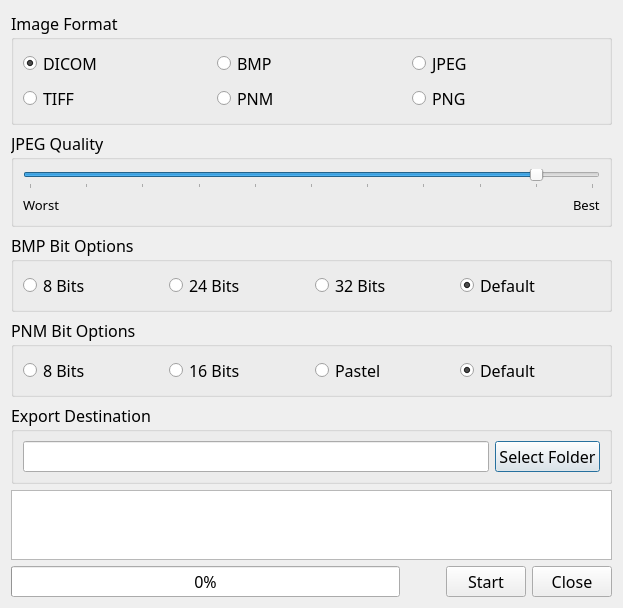
<?xml version="1.0" encoding="UTF-8"?>
<ui version="4.0">
 <class>ExportImageDialog</class>
 <widget class="QDialog" name="ExportImageDialog">
  <property name="geometry">
   <rect>
    <x>0</x>
    <y>0</y>
    <width>623</width>
    <height>548</height>
   </rect>
  </property>
  <property name="minimumSize">
   <size>
    <width>0</width>
    <height>0</height>
   </size>
  </property>
  <property name="font">
   <font>
    <family>微软雅黑</family>
    <pointsize>12</pointsize>
    <weight>50</weight>
    <bold>false</bold>
   </font>
  </property>
  <property name="windowTitle">
   <string>Export Images</string>
  </property>
  <layout class="QVBoxLayout" name="verticalLayout_2">
   <property name="sizeConstraint">
    <enum>QLayout::SetDefaultConstraint</enum>
   </property>
   <item>
    <widget class="QGroupBox" name="groupBox">
     <property name="title">
      <string>Image Format</string>
     </property>
     <layout class="QGridLayout" name="gridLayout">
      <item row="0" column="0">
       <widget class="QRadioButton" name="dicomRadio">
        <property name="text">
         <string>DICOM</string>
        </property>
        <property name="checked">
         <bool>true</bool>
        </property>
       </widget>
      </item>
      <item row="0" column="1">
       <widget class="QRadioButton" name="bmpRadio">
        <property name="text">
         <string>BMP</string>
        </property>
       </widget>
      </item>
      <item row="1" column="0">
       <widget class="QRadioButton" name="tiffRadio">
        <property name="text">
         <string>TIFF</string>
        </property>
       </widget>
      </item>
      <item row="0" column="2">
       <widget class="QRadioButton" name="jpegRadio">
        <property name="text">
         <string>JPEG</string>
        </property>
        <property name="checked">
         <bool>false</bool>
        </property>
       </widget>
      </item>
      <item row="1" column="1">
       <widget class="QRadioButton" name="pnmRadio">
        <property name="text">
         <string>PNM</string>
        </property>
       </widget>
      </item>
      <item row="1" column="2">
       <widget class="QRadioButton" name="pngRadio">
        <property name="text">
         <string>PNG</string>
        </property>
       </widget>
      </item>
     </layout>
    </widget>
   </item>
   <item>
    <widget class="QGroupBox" name="jpegGroup">
     <property name="title">
      <string>JPEG Quality</string>
     </property>
     <layout class="QVBoxLayout" name="verticalLayout" stretch="1,0">
      <item>
       <widget class="QSlider" name="jpegQualitySlider">
        <property name="sizePolicy">
         <sizepolicy hsizetype="Expanding" vsizetype="Preferred">
          <horstretch>0</horstretch>
          <verstretch>0</verstretch>
         </sizepolicy>
        </property>
        <property name="maximum">
         <number>100</number>
        </property>
        <property name="singleStep">
         <number>10</number>
        </property>
        <property name="pageStep">
         <number>20</number>
        </property>
        <property name="value">
         <number>90</number>
        </property>
        <property name="orientation">
         <enum>Qt::Horizontal</enum>
        </property>
        <property name="invertedAppearance">
         <bool>false</bool>
        </property>
        <property name="invertedControls">
         <bool>false</bool>
        </property>
        <property name="tickPosition">
         <enum>QSlider::TicksBelow</enum>
        </property>
        <property name="tickInterval">
         <number>10</number>
        </property>
       </widget>
      </item>
      <item>
       <layout class="QHBoxLayout" name="horizontalLayout_3">
        <item>
         <widget class="QLabel" name="label">
          <property name="font">
           <font>
            <pointsize>10</pointsize>
           </font>
          </property>
          <property name="text">
           <string>Worst</string>
          </property>
         </widget>
        </item>
        <item>
         <spacer name="horizontalSpacer">
          <property name="orientation">
           <enum>Qt::Horizontal</enum>
          </property>
          <property name="sizeHint" stdset="0">
           <size>
            <width>40</width>
            <height>20</height>
           </size>
          </property>
         </spacer>
        </item>
        <item>
         <widget class="QLabel" name="label_2">
          <property name="font">
           <font>
            <pointsize>10</pointsize>
           </font>
          </property>
          <property name="text">
           <string>Best</string>
          </property>
         </widget>
        </item>
       </layout>
      </item>
     </layout>
    </widget>
   </item>
   <item>
    <widget class="QGroupBox" name="bmpGroup">
     <property name="minimumSize">
      <size>
       <width>0</width>
       <height>0</height>
      </size>
     </property>
     <property name="title">
      <string>BMP Bit Options</string>
     </property>
     <layout class="QHBoxLayout" name="horizontalLayout">
      <item>
       <widget class="QRadioButton" name="bmp8BitRadio">
        <property name="text">
         <string>8 Bits</string>
        </property>
       </widget>
      </item>
      <item>
       <widget class="QRadioButton" name="bmp24BitRadio">
        <property name="text">
         <string>24 Bits</string>
        </property>
       </widget>
      </item>
      <item>
       <widget class="QRadioButton" name="bmp32BitRadio">
        <property name="text">
         <string>32 Bits</string>
        </property>
       </widget>
      </item>
      <item>
       <widget class="QRadioButton" name="bmpDefaultRadio">
        <property name="text">
         <string>Default</string>
        </property>
        <property name="checked">
         <bool>true</bool>
        </property>
       </widget>
      </item>
     </layout>
    </widget>
   </item>
   <item>
    <widget class="QGroupBox" name="pnmGroup">
     <property name="minimumSize">
      <size>
       <width>0</width>
       <height>0</height>
      </size>
     </property>
     <property name="title">
      <string>PNM Bit Options</string>
     </property>
     <layout class="QHBoxLayout" name="horizontalLayout_2">
      <item>
       <widget class="QRadioButton" name="pnm8BitRadio">
        <property name="text">
         <string>8 Bits</string>
        </property>
       </widget>
      </item>
      <item>
       <widget class="QRadioButton" name="pnm16BitRadio">
        <property name="text">
         <string>16 Bits</string>
        </property>
       </widget>
      </item>
      <item>
       <widget class="QRadioButton" name="pnmPastelRadio">
        <property name="text">
         <string>Pastel</string>
        </property>
       </widget>
      </item>
      <item>
       <widget class="QRadioButton" name="pnmDefaultRadio">
        <property name="text">
         <string>Default</string>
        </property>
        <property name="checked">
         <bool>true</bool>
        </property>
       </widget>
      </item>
     </layout>
    </widget>
   </item>
   <item>
    <widget class="QGroupBox" name="groupBox_4">
     <property name="title">
      <string>Export Destination</string>
     </property>
     <layout class="QHBoxLayout" name="horizontalLayout_4">
      <item>
       <widget class="QLineEdit" name="exportDestEdit">
        <property name="minimumSize">
         <size>
          <width>260</width>
          <height>0</height>
         </size>
        </property>
        <property name="readOnly">
         <bool>true</bool>
        </property>
       </widget>
      </item>
      <item>
       <widget class="QPushButton" name="selectFolderButton">
        <property name="text">
         <string>Select Folder</string>
        </property>
       </widget>
      </item>
     </layout>
    </widget>
   </item>
   <item>
    <widget class="QTextBrowser" name="textBrowser"/>
   </item>
   <item>
    <layout class="QHBoxLayout" name="horizontalLayout_5" stretch="1,0,0,0">
     <item>
      <widget class="QProgressBar" name="progressBar">
       <property name="value">
        <number>0</number>
       </property>
       <property name="alignment">
        <set>Qt::AlignCenter</set>
       </property>
       <property name="textDirection">
        <enum>QProgressBar::TopToBottom</enum>
       </property>
      </widget>
     </item>
     <item>
      <spacer name="horizontalSpacer_2">
       <property name="orientation">
        <enum>Qt::Horizontal</enum>
       </property>
       <property name="sizeHint" stdset="0">
        <size>
         <width>40</width>
         <height>20</height>
        </size>
       </property>
      </spacer>
     </item>
     <item>
      <widget class="QPushButton" name="startButton">
       <property name="text">
        <string>Start</string>
       </property>
       <property name="checkable">
        <bool>true</bool>
       </property>
      </widget>
     </item>
     <item>
      <widget class="QPushButton" name="closeButton">
       <property name="text">
        <string>Close</string>
       </property>
      </widget>
     </item>
    </layout>
   </item>
  </layout>
 </widget>
 <resources/>
 <connections>
  <connection>
   <sender>closeButton</sender>
   <signal>clicked()</signal>
   <receiver>ExportImageDialog</receiver>
   <slot>accept()</slot>
   <hints>
    <hint type="sourcelabel">
     <x>531</x>
     <y>498</y>
    </hint>
    <hint type="destinationlabel">
     <x>544</x>
     <y>518</y>
    </hint>
   </hints>
  </connection>
 </connections>
</ui>
